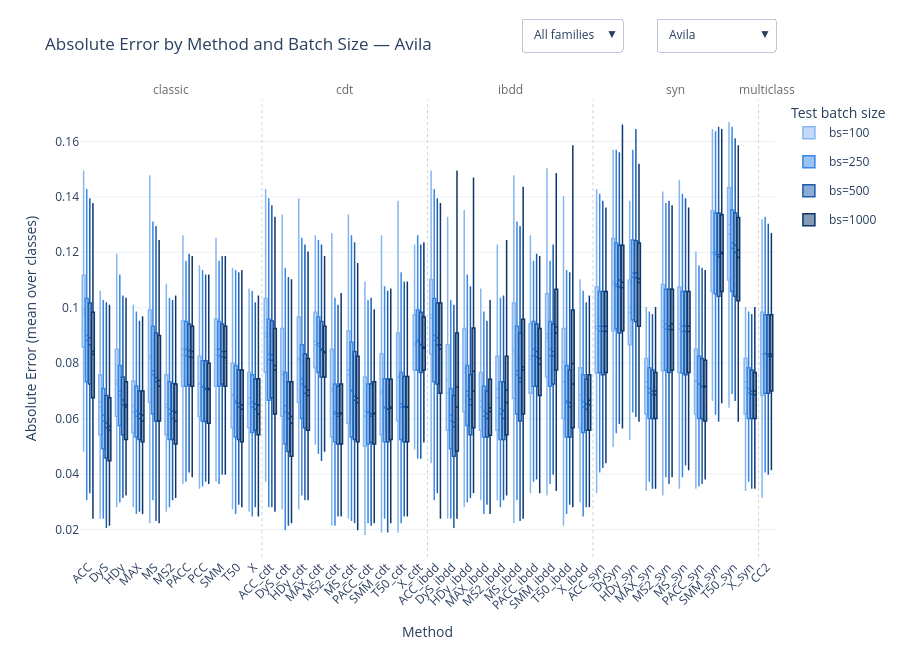

The code cell stored with this chart in its notebook:
### Code cell
# Batch-size impact: the same per-batch AE, one box per method per test batch size.
# Batch-size runs as in BATCH_SIZE_DIRS above (base run = 100).
# Boxes are drawn from precomputed stats (quartiles, Tukey whiskers, mean) instead of
# the raw errors, which would embed ~2M points in the notebook; outliers are not drawn.
# Ordinal single-hue ramp, light -> dark as the batch grows
BATCH_SIZE_COLORS = {100: "#86b6ef", 250: "#3987e5", 500: "#1c5cab", 1000: "#0d366b"}


bs_stats = pd.concat([
    load_results(path).groupby("qnt")["error"].apply(box_stats).unstack()
    .reset_index().assign(dataset=path.parent.name, batch_size=bs)
    for bs, run_dir in BATCH_SIZE_DIRS.items()
    for path in sorted(run_dir.glob("*/*_results.csv"))
])
for bs, part in bs_stats.groupby("batch_size"):
    print(f"bs={bs}: {part['dataset'].nunique()} datasets")

# Fixed x order for every dataset (family, then name), so the family dropdown can
# zoom to a contiguous range of categories.
method_order = sorted(bs_stats["qnt"].unique(),
                      key=lambda q: (CATEGORY_ORDER.index(categorize(q)), q))
family_span = {cat: [i for i, q in enumerate(method_order) if categorize(q) == cat]
               for cat in CATEGORY_ORDER}
bs_dataset_names = sorted(bs_stats["dataset"].unique())

fig = go.Figure()
trace_dataset = []
for ds_idx, ds_name in enumerate(bs_dataset_names):
    for bs in BATCH_SIZE_DIRS:
        part = bs_stats[(bs_stats["dataset"] == ds_name) & (bs_stats["batch_size"] == bs)]
        if part.empty:  # this batch size was not run on this dataset
            continue
        fig.add_trace(go.Box(
            x=part["qnt"], q1=part["q1"], median=part["median"], q3=part["q3"],
            lowerfence=part["lowerfence"], upperfence=part["upperfence"], mean=part["mean"],
            name=f"bs={bs}", marker_color=BATCH_SIZE_COLORS[bs], line_width=1.5,
            offsetgroup=str(bs), legendgroup=str(bs), visible=(ds_idx == 0),
        ))
        trace_dataset.append(ds_name)

# Family separators and labels along the top
for cat, idx in family_span.items():
    if not idx:
        continue
    if idx[0] > 0:
        fig.add_vline(x=idx[0] - 0.5, line=dict(color="lightgray", width=1, dash="dot"))
    fig.add_annotation(x=(idx[0] + idx[-1]) / 2, y=1.0, yref="paper", yanchor="bottom",
                       text=cat, showarrow=False, font=dict(color="dimgray"))

dataset_buttons = [
    dict(label=ds_name, method="update",
         args=[{"visible": [td == ds_name for td in trace_dataset]},
               {"title.text": f"Absolute Error by Method and Batch Size — {ds_name}"}])
    for ds_name in bs_dataset_names
]
# Family filter only moves the x range, so it composes with the dataset dropdown
full_range = [-0.5, len(method_order) - 0.5]
family_buttons = [dict(label="All families", method="relayout", args=[{"xaxis.range": full_range}])] + [
    dict(label=cat, method="relayout", args=[{"xaxis.range": [idx[0] - 0.5, idx[-1] + 0.5]}])
    for cat, idx in family_span.items() if idx
]

fig.update_layout(
    updatemenus=[
        dict(buttons=dataset_buttons, direction="down", showactive=True,
             x=1.0, xanchor="right", y=1.18, yanchor="top"),
        dict(buttons=family_buttons, direction="down", showactive=True,
             x=0.78, xanchor="right", y=1.18, yanchor="top"),
    ],
    title=dict(text=f"Absolute Error by Method and Batch Size — {bs_dataset_names[0]}"),
    xaxis_title="Method", yaxis_title="Absolute Error (mean over classes)",
    legend_title_text="Test batch size", template="plotly_white", height=650,
    boxmode="group", boxgap=0.25, boxgroupgap=0.1,
)
fig.update_xaxes(categoryorder="array", categoryarray=method_order,
                 range=full_range, tickangle=-45)
fig.show()
